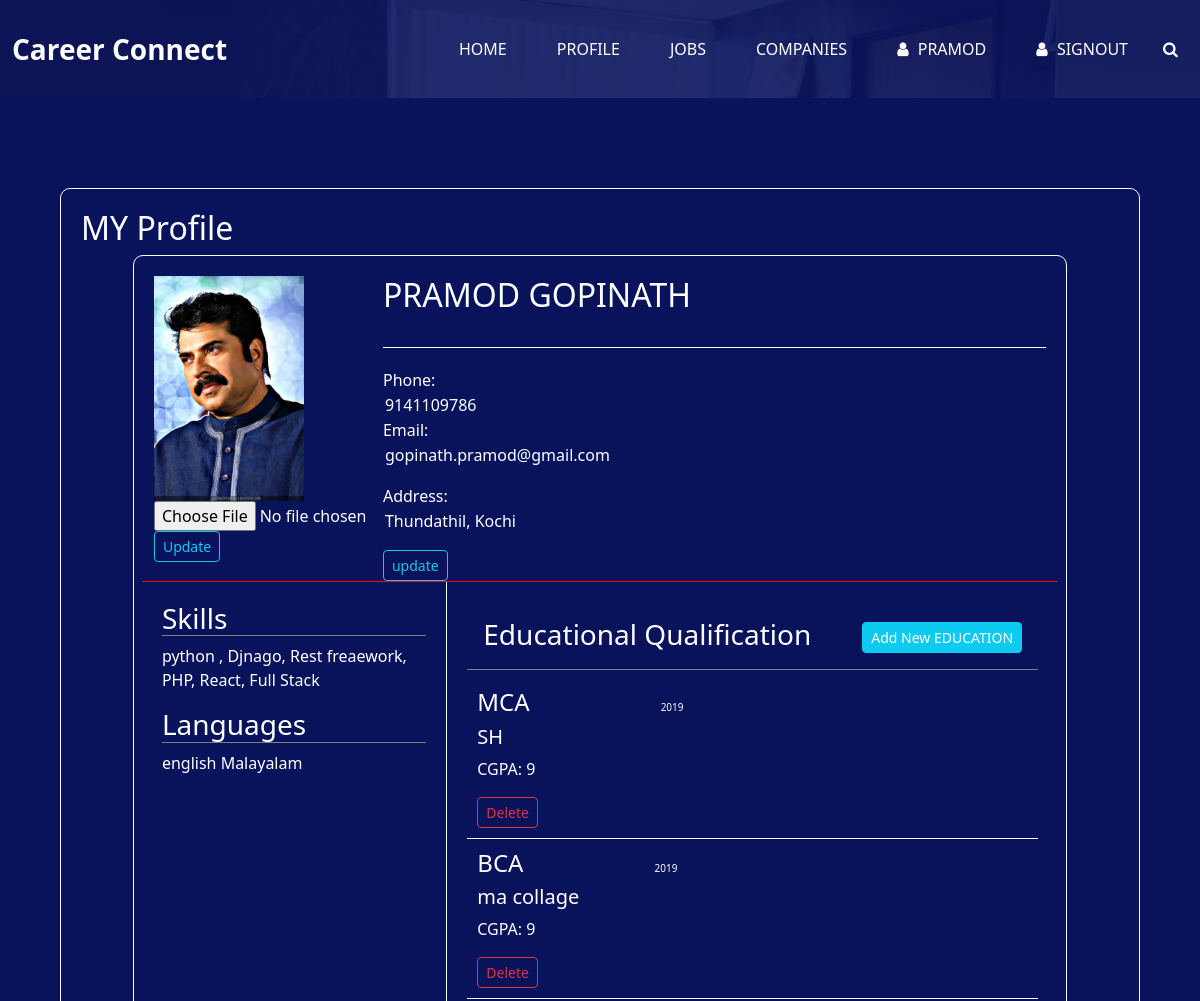
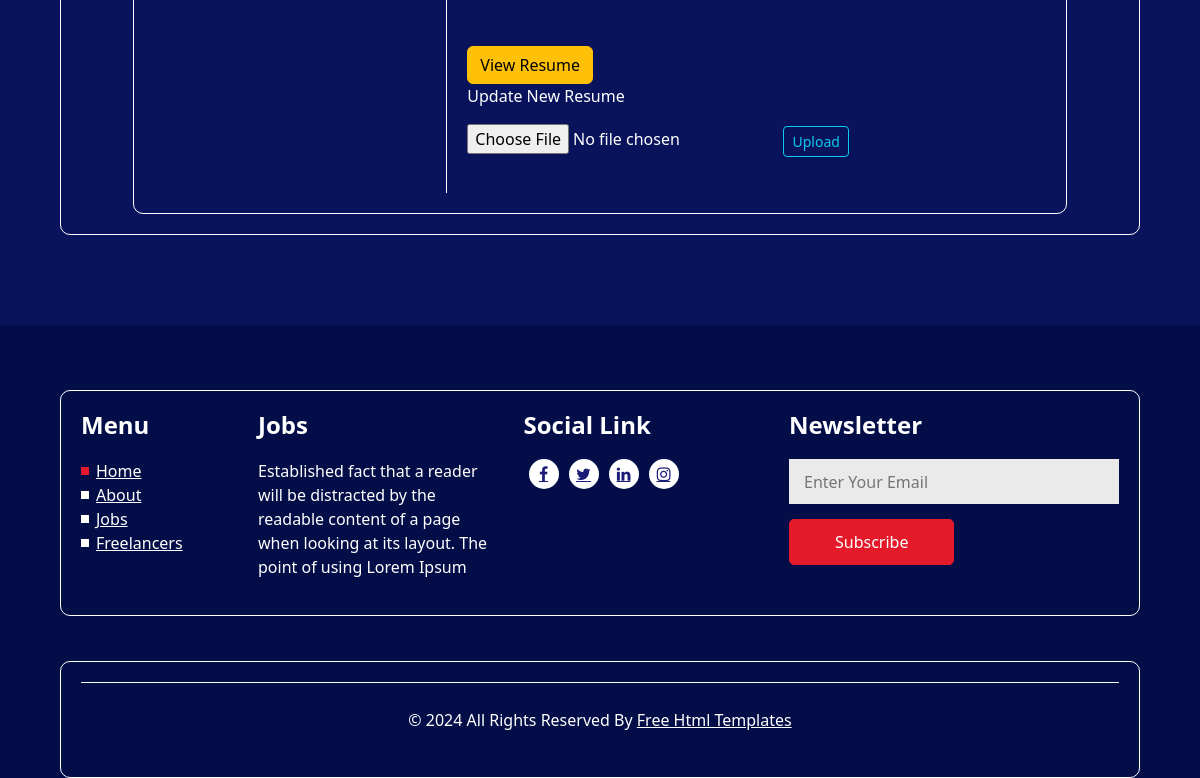
Screenshot of /StudentsProfile (signed in) with the database file from the repository (2 pictures, top to bottom).
### Home/models.py (models this page shows)
class StudentProfile(models.Model):
    user  = models.ForeignKey(User,on_delete = models.CASCADE,null = True, blank = True)
    last_name = models.CharField(max_length = 255)
    Phone_number = models.IntegerField()
    address = models.CharField(max_length = 1000)
    Bio_Discription = models.CharField(max_length = 2000)
    Skills = models.CharField(max_length = 1000)
    Languages = models.CharField(max_length = 255)
    resume = models.FileField(upload_to="Student_resumes", null=True)
    Photo = models.FileField(upload_to = "student_photo",blank=True)

class Education(models.Model):
    user  = models.ForeignKey(User,on_delete = models.CASCADE,null = True, blank = True)
    stream = models.CharField(max_length = 255)
    institution = models.CharField(max_length = 255)
    year = models.IntegerField()
    CGPA = models.CharField(max_length = 20)

### Home/views.py (the view)
# urls.py: path("StudentsProfile",views.StudentsProfile,name="StudentsProfile"),
def StudentsProfile(request):
    try:
        profile = StudentProfile.objects.get(user = request.user)
        edu = Education.objects.filter(user = request.user)
    except:
        return render(request,"profileupdate.html")
    context = {
        "profile":profile,
        "edu":edu
    }
    return render(request,"studentprofile.html",context)

### templates/studentprofile.html (shortened to what this page needs)
{% extends "homeindex.html" %}
{% block content %}
<link href="https://cdn.jsdelivr.net/npm/bootstrap@5.3.2/dist/css/bootstrap.min.css" rel="stylesheet">
<section class="job_section layout_padding">
    <div class="container">
    <h2>MY Profile</h2>
    <div class="container">
        <div class="row top resume">
            <div class="col-md-3 photo">
                <img src="{{profile.Photo.url}}" width="150px" alt="">
                <br>
                <form action="{%url 'ChangeProfilephoto' profile.id %}" enctype="multipart/form-data" method="post">
                    <input type="file" name="photo" required> <button type="submit" class="btn btn-outline-info btn-sm">Update</button>
                </form>
            </div>
            <div class="col-md-9">
                <div class="bio" >
                <h2 class="head2">{{request.user.first_name}}  {{profile.last_name}}</h2>
                <form action="{%url 'updateprofiledata' profile.id %}" method="post">
                 <br>
                </div>
                <div class="contact">
                    <p>
                        Phone:
                        <input type="text" name="mob" value="{{profile.Phone_number}}" style="background-color: transparent; width:100%; color: white;border: none;">
                        Email:
                        <input type="text" name="email" value="{{request.user.email}}" style="background-color: transparent; width:100%; color: white;border: none;">
                    </p>
                    <p>
                        Address: <input type="text" name="address" value="{{profile.address}}" style="background-color: transparent; width:100%; color: white;border: none;">
                    </p>
                </div>
                <button class="btn btn-outline-info btn-sm">update</button><br>
            </div>
        </div>
        <div class="row content">
            <div class="col-md-4 skills">
                <h3>Skills</h3>
                <p>{{profile.Skills}}</p>
                <h3>Languages</h3>
                <p>{{profile.Languages}}</p>
            </div>
            <div class="col-md-8 education">
                <h3 class="p-3">Educational Qualification &nbsp;&nbsp;&nbsp;&nbsp;&nbsp;  <a data-bs-toggle="modal" data-bs-target="#staticBackdrop" class="btn btn-info btn-sm">Add New EDUCATION</a> <br></h3>
                {% for i in edu %}
              <div class="qualification">
                <h4>{{i.stream}} &nbsp;&nbsp;&nbsp;&nbsp;&nbsp;&nbsp;&nbsp;&nbsp;&nbsp;&nbsp;&nbsp;&nbsp;&nbsp;&nbsp;&nbsp;&nbsp;&nbsp;&nbsp;&nbsp; <small style="font-size: x-small;">{{i.year}}</small></h4>
                <h5>{{i.institution}}</h5>
                <p>CGPA: {{i.CGPA}}</p>
                <a href="{%url 'DeleteStudentEducation' i.id %}" class="btn btn-outline-danger btn-sm">Delete</a>
              </div>
              {% endfor %}
<br><br>
              <a href="{{profile.resume.url}}" target="_blank" class="btn btn-warning">View Resume</a>
              <p>Update New Resume
                <form action="{%url 'UpdateResume' profile.id %}" enctype="multipart/form-data" method="post">
                    <input type="file" name="resume" required>
                    <button type="submit" class="btn btn-outline-info btn-sm">Upload</button>
                </form>
              </p>
            </div>
        </div>
    </div>
    </div>
</section>
{% endblock %}

### templates/homeindex.html (shortened to what this page needs)
<!DOCTYPE html>
{% load static %}
<html>
<head>
  <link href="https://cdn.jsdelivr.net/npm/bootstrap@5.3.2/dist/css/bootstrap.min.css" rel="stylesheet">
  <link rel="stylesheet" type="text/css" href="{%static 'css/bootstrap.css' %}" />
  <link href="{%static 'css/font-awesome.min.css' %}" rel="stylesheet" />
  <link rel="stylesheet" href="https://cdnjs.cloudflare.com/ajax/libs/jquery-nice-select/1.1.0/css/nice-select.min.css" />
  <link href="{%static 'css/style.css' %}" rel="stylesheet" />
  <link href="{%static 'css/responsive.css' %}" rel="stylesheet" />
</head>
<body>
  <div class="hero_area">
    <header class="header_section">
      <div class="container-fluid">
        <nav class="navbar navbar-expand-lg custom_nav-container ">
          <a class="navbar-brand" href="index.html">
            <span>
              Career Connect
            </span>
          </a>
          <div class="collapse navbar-collapse" id="navbarSupportedContent">
            <ul class="navbar-nav  ml-auto">
              <li class="nav-item active">
                <a class="nav-link" href="{%url 'Index' %}">Home</a>
              </li>
              <li class="nav-item">
                <a class="nav-link" href="{%url 'StudentsProfile' %}"> Profile</a>
              </li>
              <li class="nav-item">
                <a class="nav-link" href="{%url 'Index' %}#jobs">Jobs</a>
              </li>
              <li class="nav-item">
                <a class="nav-link" href="{%url 'Index' %}#companies">Companies</a>
              </li>
              <li class="nav-item">
                <a class="nav-link" href="">
                  <i class="fa fa-user" aria-hidden="true"></i>
                  <span>
                    {{request.user.first_name}}
                  </span>
                </a>
              </li>
              <li class="nav-item">
                <a class="nav-link" href="{%url 'SignOut' %}">
                  <i class="fa fa-user" aria-hidden="true"></i>
                  <span>
                    Signout
                  </span>
                </a>
              </li>
              <form class="form-inline">
                <button class="btn   nav_search-btn" type="submit">
                  <i class="fa fa-search" aria-hidden="true"></i>
                </button>
              </form>
            </ul>
          </div>
        </nav>
      </div>
    </header>
    {% block content %}{% endblock  %}
  <section class="info_section ">
    <div class="container">
      <div class="row">
        <div class="col-md-2 info_links">
          <h4>
            Menu
          </h4>
          <ul>
            <li class="active">
              <a href="index.html">
                Home
              </a>
            </li>
            <li>
              <a href="about.html">
                About
              </a>
            </li>
            <li>
              <a class="" href="job.html">
                Jobs
              </a>
            </li>
            <li>
              <a class="" href="freelancer.html">
                Freelancers
              </a>
            </li>
          </ul>
        </div>
        <div class="col-md-3">
          <h4>
            Jobs
          </h4>
          <p>
            Established fact that a reader will be distracted by the readable content of a page when looking at its
            layout. The point of using Lorem Ipsum
          </p>
        </div>
        <div class="col-md-3">
          <div class="info_social">
            <h4>
              Social Link
            </h4>
            <div class="social_container">
              <div>
                <a href="">
                  <i class="fa fa-facebook" aria-hidden="true"></i>
                </a>
              </div>
              <div>
                <a href="">
                  <i class="fa fa-twitter" aria-hidden="true"></i>
                </a>
              </div>
              <div>
                <a href="">
                  <i class="fa fa-linkedin" aria-hidden="true"></i>
                </a>
              </div>
              <div>
                <a href="">
                  <i class="fa fa-instagram" aria-hidden="true"></i>
                </a>
              </div>
            </div>
          </div>
        </div>
        <div class="col-md-4">
          <div class="info_form">
            <h4>
              Newsletter
            </h4>
            <form action="">
              <input type="text" placeholder="Enter Your Email" />
              <button type="submit">
                Subscribe
              </button>
            </form>
          </div>
        </div>
      </div>
    </div>
  </section>
  <footer class="footer_section">
    <div class="container">
      <p>
        &copy; <span id="displayYear"></span> All Rights Reserved By
        <a href="https://html.design/">Free Html Templates</a>
      </p>
    </div>
  </footer>
</body>
</html>

### static/css/style.css (style rules this page uses)
body { font-family: 'Poppins', sans-serif; color: #0c0c0c; background-color: #ffffff; overflow-x: hidden; }
.layout_padding { padding: 90px 0; }
a, a:hover, a:focus { text-decoration: none; }
.btn, .btn:focus { outline: none !important; -webkit-box-shadow: none; box-shadow: none; }
.hero_area { position: relative; height: 100vh; display: -webkit-box; display: -moz-box; display: -ms-flexbox; display: flex; -webkit-box-orient: vertical; -webkit-box-direction: normal; -moz-box-orient: vertical; -moz-box-direction: normal; -ms-flex-direction: column; flex-direction: column; background-image: -webkit-gradient(linear, left top, right top, from(rgba(8, 19, 92, 0.9)), to(rgba(8, 19, 92, 0.9))), url(../images/slider-bg.jpg); background-image: -webkit-linear-gradient(left, rgba(8, 19, 92, 0.9), rgba(8, 19, 92, 0.9)), url(../images/slider-bg.jpg); background-image: -moz-linear-gradient(left, rgba(8, 19, 92, 0.9), rgba(8, 19, 92, 0.9)), url(../images/slider-bg.jpg); background-image: -o-linear-gradient(left, rgba(8, 19, 92, 0.9), rgba(8, 19, 92, 0.9)), url(../images/slider-bg.jpg); background-image: linear-gradient(to right, rgba(8, 19, 92, 0.9), rgba(8, 19, 92, 0.9)), url(../images/slider-bg.jpg); background-size: cover; }
.header_section { padding: 15px 0; }
.navbar-brand { margin: 0; }
.navbar-brand span { font-size: 28px; font-weight: bold; color: #ffffff; }
.custom_nav-container { padding: 0; }
.custom_nav-container .navbar-nav { -webkit-box-align: center; -moz-box-align: center; -ms-flex-align: center; align-items: center; }
.custom_nav-container .navbar-nav .nav-item .nav-link { padding: 10px 25px; color: #ffffff; text-align: center; text-transform: uppercase; }
.custom_nav-container .navbar-nav .nav-item .nav-link span { margin-left: 5px; }
.custom_nav-container .nav_search-btn { width: 35px; height: 35px; padding: 0; border: none; color: #ffffff; margin: 0; }
.job_section { background-color: #08135c; color: #ffffff; }
.info_section { background-color: #030d47; color: #ffffff; padding: 65px 0 45px 0; }
.info_section h4 { font-weight: bold; margin-bottom: 20px; }
.info_section .info_links ul { padding-left: 15px; }
.info_section .info_links ul .active::before { background-color: #e41a2b; }
.info_section .info_links ul li { list-style-type: none; position: relative; }
.info_section .info_links ul li::before { content: ""; left: -15px; top: 50%; position: absolute; width: 8px; height: 8px; background-color: #ffffff; -webkit-transform: translateY(-50%); -moz-transform: translateY(-50%); -ms-transform: translateY(-50%); -o-transform: translateY(-50%); transform: translateY(-50%); }
.info_section .info_links ul li a { color: #ffffff; }
.info_section .info_form input { width: 100%; border: none; height: 45px; margin-bottom: 15px; padding-left: 15px; background-color: #eaeaea; outline: none; color: #101010; }
.info_section .info_form button { display: inline-block; padding: 10px 45px; background-color: #e41a2b; color: #ffffff; border-radius: 5px; -webkit-transition: all .3s; -o-transition: all .3s; -moz-transition: all .3s; transition: all .3s; border: 1px solid #e41a2b; outline: none; }
.info_section .info_social .social_container { display: -webkit-box; display: -moz-box; display: -ms-flexbox; display: flex; }
.info_section .info_social .social_container a { width: 30px; height: 30px; display: -webkit-box; display: -moz-box; display: -ms-flexbox; display: flex; -webkit-box-pack: center; -moz-box-pack: center; -ms-flex-pack: center; justify-content: center; -webkit-box-align: center; -moz-box-align: center; -ms-flex-align: center; align-items: center; background-color: #ffffff; border-radius: 100%; margin: 0 5px; color: #1a1c78; font-size: 16px; }
.footer_section { position: relative; background-color: #030d47; text-align: center; }
.footer_section p { border-top: 1px solid #ffffff; color: #ffffff; padding: 25px 0; margin: 0; }
.footer_section p a { color: inherit; }

### templates/studentprofile.html (style rules this page uses)
.container { width:90%; margin: auto; border: 1px solid white; padding: 20px; border-radius: 10px; }
.container .resume { border-bottom: 1px solid red; }
.container .head2 { text-transform: uppercase; }
.contact { padding-top: 20px; border-top: .5px solid white; }
.skills { padding: 20px; border-right: .5px solid white; }
.education { padding: 20px; }
.qualification { padding: 10px; border-bottom: .5px solid white; }
h3 { border-bottom: .5px solid gray ; }

### rows the page displays
StudentProfile: Photo (picture), last_name "GOPINATH", mob "9141109786", address "Thundathil, Kochi", Skills "python , Djnago, Rest freaework, PHP, React, Full Stack", Languages "english Malayalam"
Education: stream "MCA", year "2019", institution "SH", CGPA "9"
Education: stream "BCA", year "2019", institution "ma collage", CGPA "9"

### other values shown
{{ request.user.first_name }} "PRAMOD"
